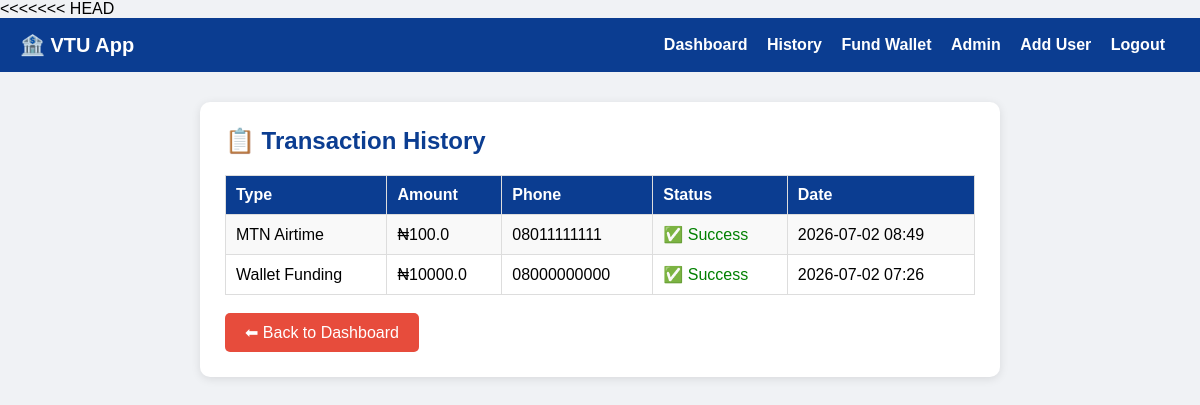
Page /transactions (signed in) on the committed database.
### app.py (models this page shows)
class Transaction(db.Model):
    id = db.Column(db.Integer, primary_key=True)
    user_id = db.Column(db.Integer, db.ForeignKey('user.id'))
    type = db.Column(db.String(50))
    amount = db.Column(db.Float)
    phone = db.Column(db.String(20))
    status = db.Column(db.String(20), default='Success')
    date = db.Column(db.DateTime, default=datetime.utcnow)

### app.py (the view)
@app.route('/transactions')
@login_required
def transactions():
    user = db.session.get(User, session['user_id'])
    all_transactions = Transaction.query.filter_by(
        user_id=session['user_id']
    ).order_by(Transaction.date.desc()).all()
    return render_template('transactions.html',
                         user=user,
                         transactions=all_transactions)

### app.py (called while the page is built)
def login_required(f):
    @wraps(f)
    def decorated_function(*args, **kwargs):
        if 'user_id' not in session:
            return redirect(url_for('login'))
        return f(*args, **kwargs)
    return decorated_function

### templates/transactions.html (shortened to what this page needs)
{% extends "base.html" %}
{% block content %}
<div class="card">
    <h2>📋 Transaction History</h2>
    {% if transactions %}
    <table>
        <tr>
            <th>Type</th>
            <th>Amount</th>
            <th>Phone</th>
            <th>Status</th>
            <th>Date</th>
        </tr>
        {% for t in transactions %}
        <tr>
            <td>{{ t.type }}</td>
            <td>₦{{ t.amount }}</td>
            <td>{{ t.phone }}</td>
            <td>
                {% if t.status == 'Success' %}
                    <span style="color:green;">
                        ✅ {{ t.status }}
                    </span>
                {% else %}
                    <span style="color:red;">
                        ❌ {{ t.status }}
                    </span>
                {% endif %}
            </td>
            <td>{{ t.date.strftime('%Y-%m-%d %H:%M') }}</td>
        </tr>
        {% endfor %}
    </table>
    {% else %}
        <p>No transactions yet!</p>
    {% endif %}
    <br>
    <a href="/dashboard" class="btn btn-red">
        ⬅ Back to Dashboard
    </a>
</div>
{% endblock %}

### templates/base.html (style rules this page uses)
* { margin: 0; padding: 0; box-sizing: border-box; }
body { font-family: Arial, sans-serif; background: #f0f2f5; }
.card { background: white; padding: 25px; border-radius: 10px; box-shadow: 0 2px 10px rgba(0,0,0,0.1); margin-bottom: 20px; }
h2 { color: #0b3d91; margin-bottom: 20px; }
.btn { padding: 10px 20px; background: #0b3d91; color: white; border: none; border-radius: 5px; cursor: pointer; text-decoration: none; display: inline-block; }
.btn-red { background: #e74c3c; }
table { width: 100%; border-collapse: collapse; }
th, td { padding: 10px; border: 1px solid #ddd; text-align: left; }
th { background: #0b3d91; color: white; }
tr:nth-child(even) { background: #f9f9f9; }

### rows in the picture
Transaction: type "MTN Airtime", amount "100.0", phone "08011111111", status "Success", date "2026-07-02 08:49"
Transaction: type "Wallet Funding", amount "10000.0", phone "08000000000", status "Success", date "2026-07-02 07:26"
